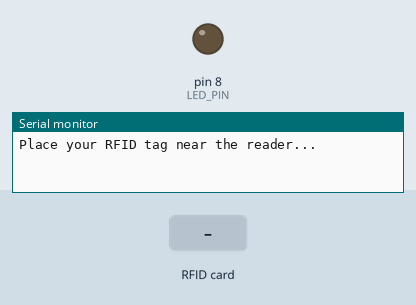
Bench run of a sketch on a simulated Arduino Uno, built with avr-gcc and run on an emulated ATmega328P. Parts: output pins drawn as LEDs (lit = HIGH), the last lines printed to the serial monitor. The inputs (shaded band) are chosen by the test bench. Pins used as bus, display or sensor lines are not drawn.

Above: at 1.2 s.
1.3 s: RFID card AB CD 12 34 held to the reader
At 2.2 s:
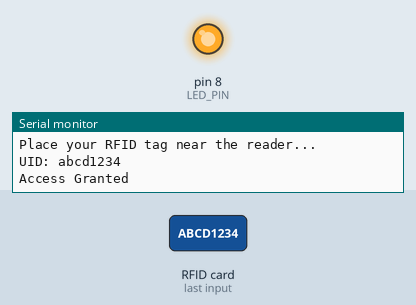
2.8 s: RFID card 5E 7A 19 C4 held to the reader
Timing chart, 0 to 5.8 s (numbered marks = the images above; inputs shaded):
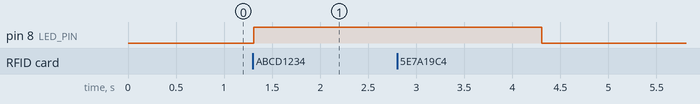

Measured:
- after the input at 1.3 s, pin 8 (LED_PIN): LOW → HIGH at once

The sketch:

rfid.ino
```cpp
#include <SPI.h>
#include <MFRC522.h>

// Pin definitions
#define RST_PIN 9  // Reset pin
#define SS_PIN 10  // Slave select pin
#define LED_PIN 8  // LED pin

MFRC522 rfid(SS_PIN, RST_PIN);

void setup() {
    Serial.begin(9600);
    SPI.begin();        // Initialize SPI bus
    rfid.PCD_Init();    // Initialize MFRC522 module
    pinMode(LED_PIN, OUTPUT);
    Serial.println("Place your RFID tag near the reader...");
}

void loop() {
    // Check if a card is present
    if (!rfid.PICC_IsNewCardPresent() || !rfid.PICC_ReadCardSerial()) {
        return;
    }

    // Read UID
    Serial.print("UID: ");
    String uid = "";
    for (byte i = 0; i < rfid.uid.size; i++) {
        uid += String(rfid.uid.uidByte[i], HEX);
    }
    Serial.println(uid);

    // Check for a specific UID
    if (uid == "abcd1234") {  // Replace with your card UID
        digitalWrite(LED_PIN, HIGH);
        Serial.println("Access Granted");
        delay(3000);  // Keep the LED on for 3 seconds
        digitalWrite(LED_PIN, LOW);
    } else {
        Serial.println("Access Denied");
    }

    // Stop reading
    rfid.PICC_HaltA();
}
```
